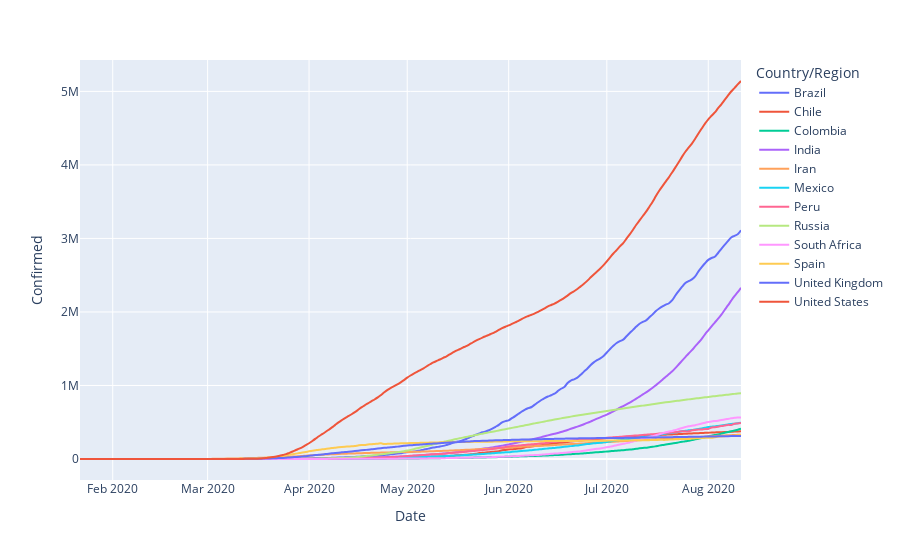

Notebook code cell kept with this figure:
### Code cell
fig = px.line(top12_countries, x="Date", y="Confirmed", color="Country/Region", line_group="Country/Region", hover_name="Country/Region",
        line_shape="spline", render_mode="svg")
fig.show()

### Figure 1 — Plotly figure (JSON) as saved in the notebook; plotly's stock layout.template omitted (floating-point values rounded to 4 significant figures; data arrays with more than 128 entries replaced by an {"elided": "..."} marker saying what was removed)
{"data": [{"hovertemplate": "<b>%{hovertext}</b><br><br>Country/Region=Brazil<br>Date=%{x}<br>Confirmed=%{y}<extra></extra>", "hovertext": {"elided": "203 str values"}, "legendgroup": "Brazil", "line": {"color": "#636efa", "dash": "solid", "shape": "spline"}, "mode": "lines", "name": "Brazil", "showlegend": true, "type": "scatter", "x": {"elided": "203 str values"}, "xaxis": "x", "y": {"elided": "203 int values"}, "yaxis": "y"}, {"hovertemplate": "<b>%{hovertext}</b><br><br>Country/Region=Chile<br>Date=%{x}<br>Confirmed=%{y}<extra></extra>", "hovertext": {"elided": "203 str values"}, "legendgroup": "Chile", "line": {"color": "#EF553B", "dash": "solid", "shape": "spline"}, "mode": "lines", "name": "Chile", "showlegend": true, "type": "scatter", "x": {"elided": "203 str values"}, "xaxis": "x", "y": {"elided": "203 int values"}, "yaxis": "y"}, {"hovertemplate": "<b>%{hovertext}</b><br><br>Country/Region=Colombia<br>Date=%{x}<br>Confirmed=%{y}<extra></extra>", "hovertext": {"elided": "203 str values"}, "legendgroup": "Colombia", "line": {"color": "#00cc96", "dash": "solid", "shape": "spline"}, "mode": "lines", "name": "Colombia", "showlegend": true, "type": "scatter", "x": {"elided": "203 str values"}, "xaxis": "x", "y": {"elided": "203 int values"}, "yaxis": "y"}, {"hovertemplate": "<b>%{hovertext}</b><br><br>Country/Region=India<br>Date=%{x}<br>Confirmed=%{y}<extra></extra>", "hovertext": {"elided": "203 str values"}, "legendgroup": "India", "line": {"color": "#ab63fa", "dash": "solid", "shape": "spline"}, "mode": "lines", "name": "India", "showlegend": true, "type": "scatter", "x": {"elided": "203 str values"}, "xaxis": "x", "y": {"elided": "203 int values"}, "yaxis": "y"}, {"hovertemplate": "<b>%{hovertext}</b><br><br>Country/Region=Iran<br>Date=%{x}<br>Confirmed=%{y}<extra></extra>", "hovertext": {"elided": "203 str values"}, "legendgroup": "Iran", "line": {"color": "#FFA15A", "dash": "solid", "shape": "spline"}, "mode": "lines", "name": "Iran", "showlegend": true, "type": "scatter", "x": {"elided": "203 str values"}, "xaxis": "x", "y": {"elided": "203 int values"}, "yaxis": "y"}, {"hovertemplate": "<b>%{hovertext}</b><br><br>Country/Region=Mexico<br>Date=%{x}<br>Confirmed=%{y}<extra></extra>", "hovertext": {"elided": "203 str values"}, "legendgroup": "Mexico", "line": {"color": "#19d3f3", "dash": "solid", "shape": "spline"}, "mode": "lines", "name": "Mexico", "showlegend": true, "type": "scatter", "x": {"elided": "203 str values"}, "xaxis": "x", "y": {"elided": "203 int values"}, "yaxis": "y"}, {"hovertemplate": "<b>%{hovertext}</b><br><br>Country/Region=Peru<br>Date=%{x}<br>Confirmed=%{y}<extra></extra>", "hovertext": {"elided": "203 str values"}, "legendgroup": "Peru", "line": {"color": "#FF6692", "dash": "solid", "shape": "spline"}, "mode": "lines", "name": "Peru", "showlegend": true, "type": "scatter", "x": {"elided": "203 str values"}, "xaxis": "x", "y": {"elided": "203 int values"}, "yaxis": "y"}, {"hovertemplate": "<b>%{hovertext}</b><br><br>Country/Region=Russia<br>Date=%{x}<br>Confirmed=%{y}<extra></extra>", "hovertext": {"elided": "203 str values"}, "legendgroup": "Russia", "line": {"color": "#B6E880", "dash": "solid", "shape": "spline"}, "mode": "lines", "name": "Russia", "showlegend": true, "type": "scatter", "x": {"elided": "203 str values"}, "xaxis": "x", "y": {"elided": "203 int values"}, "yaxis": "y"}, {"hovertemplate": "<b>%{hovertext}</b><br><br>Country/Region=South Africa<br>Date=%{x}<br>Confirmed=%{y}<extra></extra>", "hovertext": {"elided": "203 str values"}, "legendgroup": "South Africa", "line": {"color": "#FF97FF", "dash": "solid", "shape": "spline"}, "mode": "lines", "name": "South Africa", "showlegend": true, "type": "scatter", "x": {"elided": "203 str values"}, "xaxis": "x", "y": {"elided": "203 int values"}, "yaxis": "y"}, {"hovertemplate": "<b>%{hovertext}</b><br><br>Country/Region=Spain<br>Date=%{x}<br>Confirmed=%{y}<extra></extra>", "hovertext": {"elided": "203 str values"}, "legendgroup": "Spain", "line": {"color": "#FECB52", "dash": "solid", "shape": "spline"}, "mode": "lines", "name": "Spain", "showlegend": true, "type": "scatter", "x": {"elided": "203 str values"}, "xaxis": "x", "y": {"elided": "203 int values"}, "yaxis": "y"}, {"hovertemplate": "<b>%{hovertext}</b><br><br>Country/Region=United Kingdom<br>Date=%{x}<br>Confirmed=%{y}<extra></extra>", "hovertext": {"elided": "203 str values"}, "legendgroup": "United Kingdom", "line": {"color": "#636efa", "dash": "solid", "shape": "spline"}, "mode": "lines", "name": "United Kingdom", "showlegend": true, "type": "scatter", "x": {"elided": "203 str values"}, "xaxis": "x", "y": {"elided": "203 int values"}, "yaxis": "y"}, {"hovertemplate": "<b>%{hovertext}</b><br><br>Country/Region=United States<br>Date=%{x}<br>Confirmed=%{y}<extra></extra>", "hovertext": {"elided": "203 str values"}, "legendgroup": "United States", "line": {"color": "#EF553B", "dash": "solid", "shape": "spline"}, "mode": "lines", "name": "United States", "showlegend": true, "type": "scatter", "x": {"elided": "203 str values"}, "xaxis": "x", "y": {"elided": "203 int values"}, "yaxis": "y"}], "layout": {"legend": {"title": {"text": "Country/Region"}, "tracegroupgap": 0}, "margin": {"t": 60}, "xaxis": {"anchor": "y", "domain": [0, 1], "title": {"text": "Date"}}, "yaxis": {"anchor": "x", "domain": [0, 1], "title": {"text": "Confirmed"}}}}
